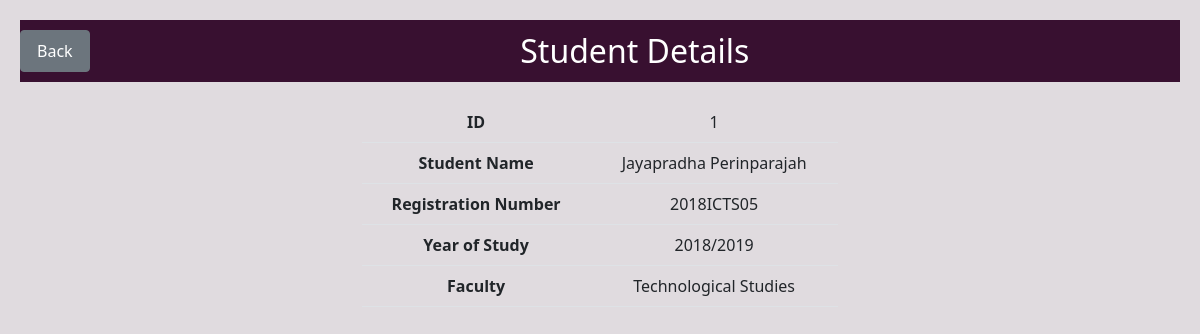
/pages/viewStudent.php?id=1, run on the app's committed database.
### tables this page shows
CREATE TABLE `students` (
  `id` int(11) NOT NULL,
  `Year` varchar(255) DEFAULT NULL,
  `RegNo` varchar(255) NOT NULL,
  `StudentName` varchar(255) DEFAULT NULL,
  `age` int(11) DEFAULT NULL,
  `Faculty` enum('Technological Studies','Applied Science','Business Studies') DEFAULT NULL,
  `Email` varchar(255) DEFAULT NULL,
  `contactno` int(10) DEFAULT NULL,
  `Password` varchar(255) DEFAULT 'abcd'
);

### pages/viewStudent.php (the view, shortened to what this page needs)
<?php
include "../db_conn.php";
$id = $studentName = $regNo = $yearOfStudy = $faculty = "";
if ($_SERVER["REQUEST_METHOD"] == "GET" && isset($_GET['id'])) {
    $id = $_GET['id'];
    $query = "SELECT * FROM students WHERE id = '$id'";
    $result = mysqli_query($conn, $query);
    if (mysqli_num_rows($result) == 1) {
        $row = mysqli_fetch_assoc($result);
        $studentName = $row['StudentName'];
        $regNo = $row['RegNo'];
        $yearOfStudy = $row['Year'];
        $faculty = $row['Faculty'];
    } else {
        $errorMessage = "Student not found.";
    }
}
?>
<!DOCTYPE html>
<html>
<head>
    <link href="https://cdn.jsdelivr.net/npm/bootstrap@5.0.0-beta1/dist/css/bootstrap.min.css" rel="stylesheet">
</head>
<body>
    <div class="navbar">
        <a href="manageStudent.php" class="btn btn-secondary"><i class="fas fa-arrow-left"></i> Back</a>
        <h2>Student Details</h2>
    </div>
    <div class="container">
        <table class="table student-details">
            <tr>
                <th>ID</th>
                <td><?php echo $id; ?></td>
            </tr>
            <tr>
                <th>Student Name</th>
                <td><?php echo $studentName; ?></td>
            </tr>
            <tr>
                <th>Registration Number</th>
                <td><?php echo $regNo; ?></td>
            </tr>
            <tr>
                <th>Year of Study</th>
                <td><?php echo $yearOfStudy; ?></td>
            </tr>
            <tr>
                <th>Faculty</th>
                <td><?php echo $faculty; ?></td>
            </tr>
        </table>
    </div>
</body>
</html>

### pages/viewStudent.php (style rules this page uses)
body { background-color: #e0dbdf; padding: 20px; }
.navbar { background-color: #381030; color: white; padding: 10px 0; display: flex; align-items: center; }
.navbar h2 { margin: 0; flex-grow: 1; text-align: center; }
.navbar a { color: white; text-decoration: none; padding: 8px 16px; }
.container { max-width: 500px; margin: 0 auto; }
.student-details { margin-top: 20px; }
.student-details th, .student-details td { text-align: center; }

### data on the page
students: StudentName "Jayapradha Perinparajah", RegNo "2018ICTS05", Year "2018/2019", Faculty "Technological Studies"

### other printed values
$id "1"
